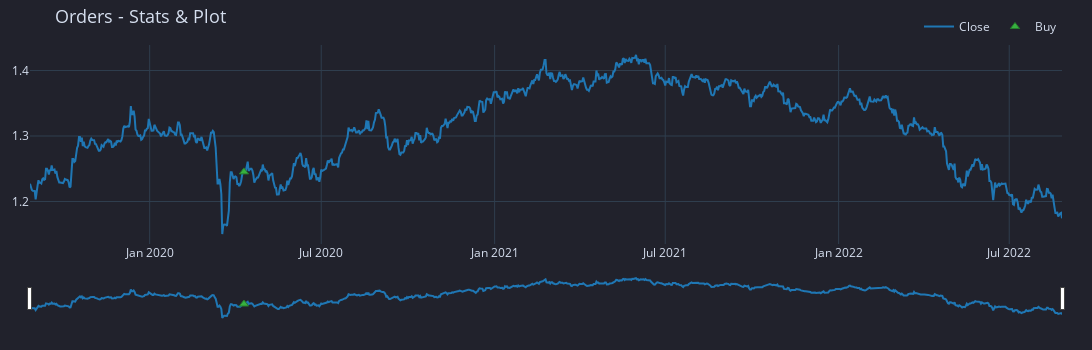

Write notebook code for a chart like this one.
### Code cell
# pf_2_bb_custom.orders.plot(xaxis=dict(rangeslider_visible=True),**kwargs1).show()
kwargs1 = {"title_text" : "Orders - Stats & Plot", "title_font_size" : 18}
pf_2_bb_custom.orders.resample("1d").plot(xaxis=dict(rangeslider_visible=True),**kwargs1).show()

### Figure 1 — Plotly figure (JSON) as saved in the notebook; plotly's stock layout.template omitted (floating-point values rounded to 4 significant figures; data arrays with more than 128 entries replaced by an {"elided": "..."} marker saying what was removed)
{"data": [{"line": {"color": "#1f77b4"}, "mode": "lines", "name": "Close", "showlegend": true, "type": "scatter", "uid": "bf9c1909-2f97-4522-9b05-bc210372bc5b", "x": {"elided": "1096 str values"}, "y": {"elided": "1096 float values"}}, {"customdata": [["0", "2020-04-10 00:00:00+00:00", "2020-04-10 00:00:00+00:00", "2020-04-10 00:00:00+00:00", 80310.0, 1.245, 0, "Market", "None"]], "hovertemplate": "<br>Order Id: %{customdata[0]}\n<br>Signal Index: %{customdata[1]}\n<br>Creation Index: %{customdata[2]}\n<br>Fill Index: %{customdata[3]}\n<br>Size: %{customdata[4]:,}\n<br>Price: %{customdata[5]:,}\n<br>Fees: %{customdata[6]:,}\n<br>Type: %{customdata[7]}\n<br>Stop Type: %{customdata[8]}", "marker": {"color": "#37B13F", "line": {"color": "rgb(38,123,44)", "width": 1}, "size": 8, "symbol": "triangle-up"}, "mode": "markers", "name": "Buy", "type": "scatter", "uid": "82d1709d-db4e-46db-af7c-1bb10246d053", "x": ["2020-04-10T00:00:00+00:00"], "y": [1.245]}], "layout": {"height": 350, "legend": {"orientation": "h", "traceorder": "normal", "x": 1, "xanchor": "right", "y": 1.02, "yanchor": "bottom"}, "margin": {"b": 30, "l": 30, "r": 30, "t": 30}, "title": {"font": {"size": 18}, "text": "Orders - Stats & Plot"}, "width": 1280, "xaxis": {"rangeslider": {"visible": true}}}}
